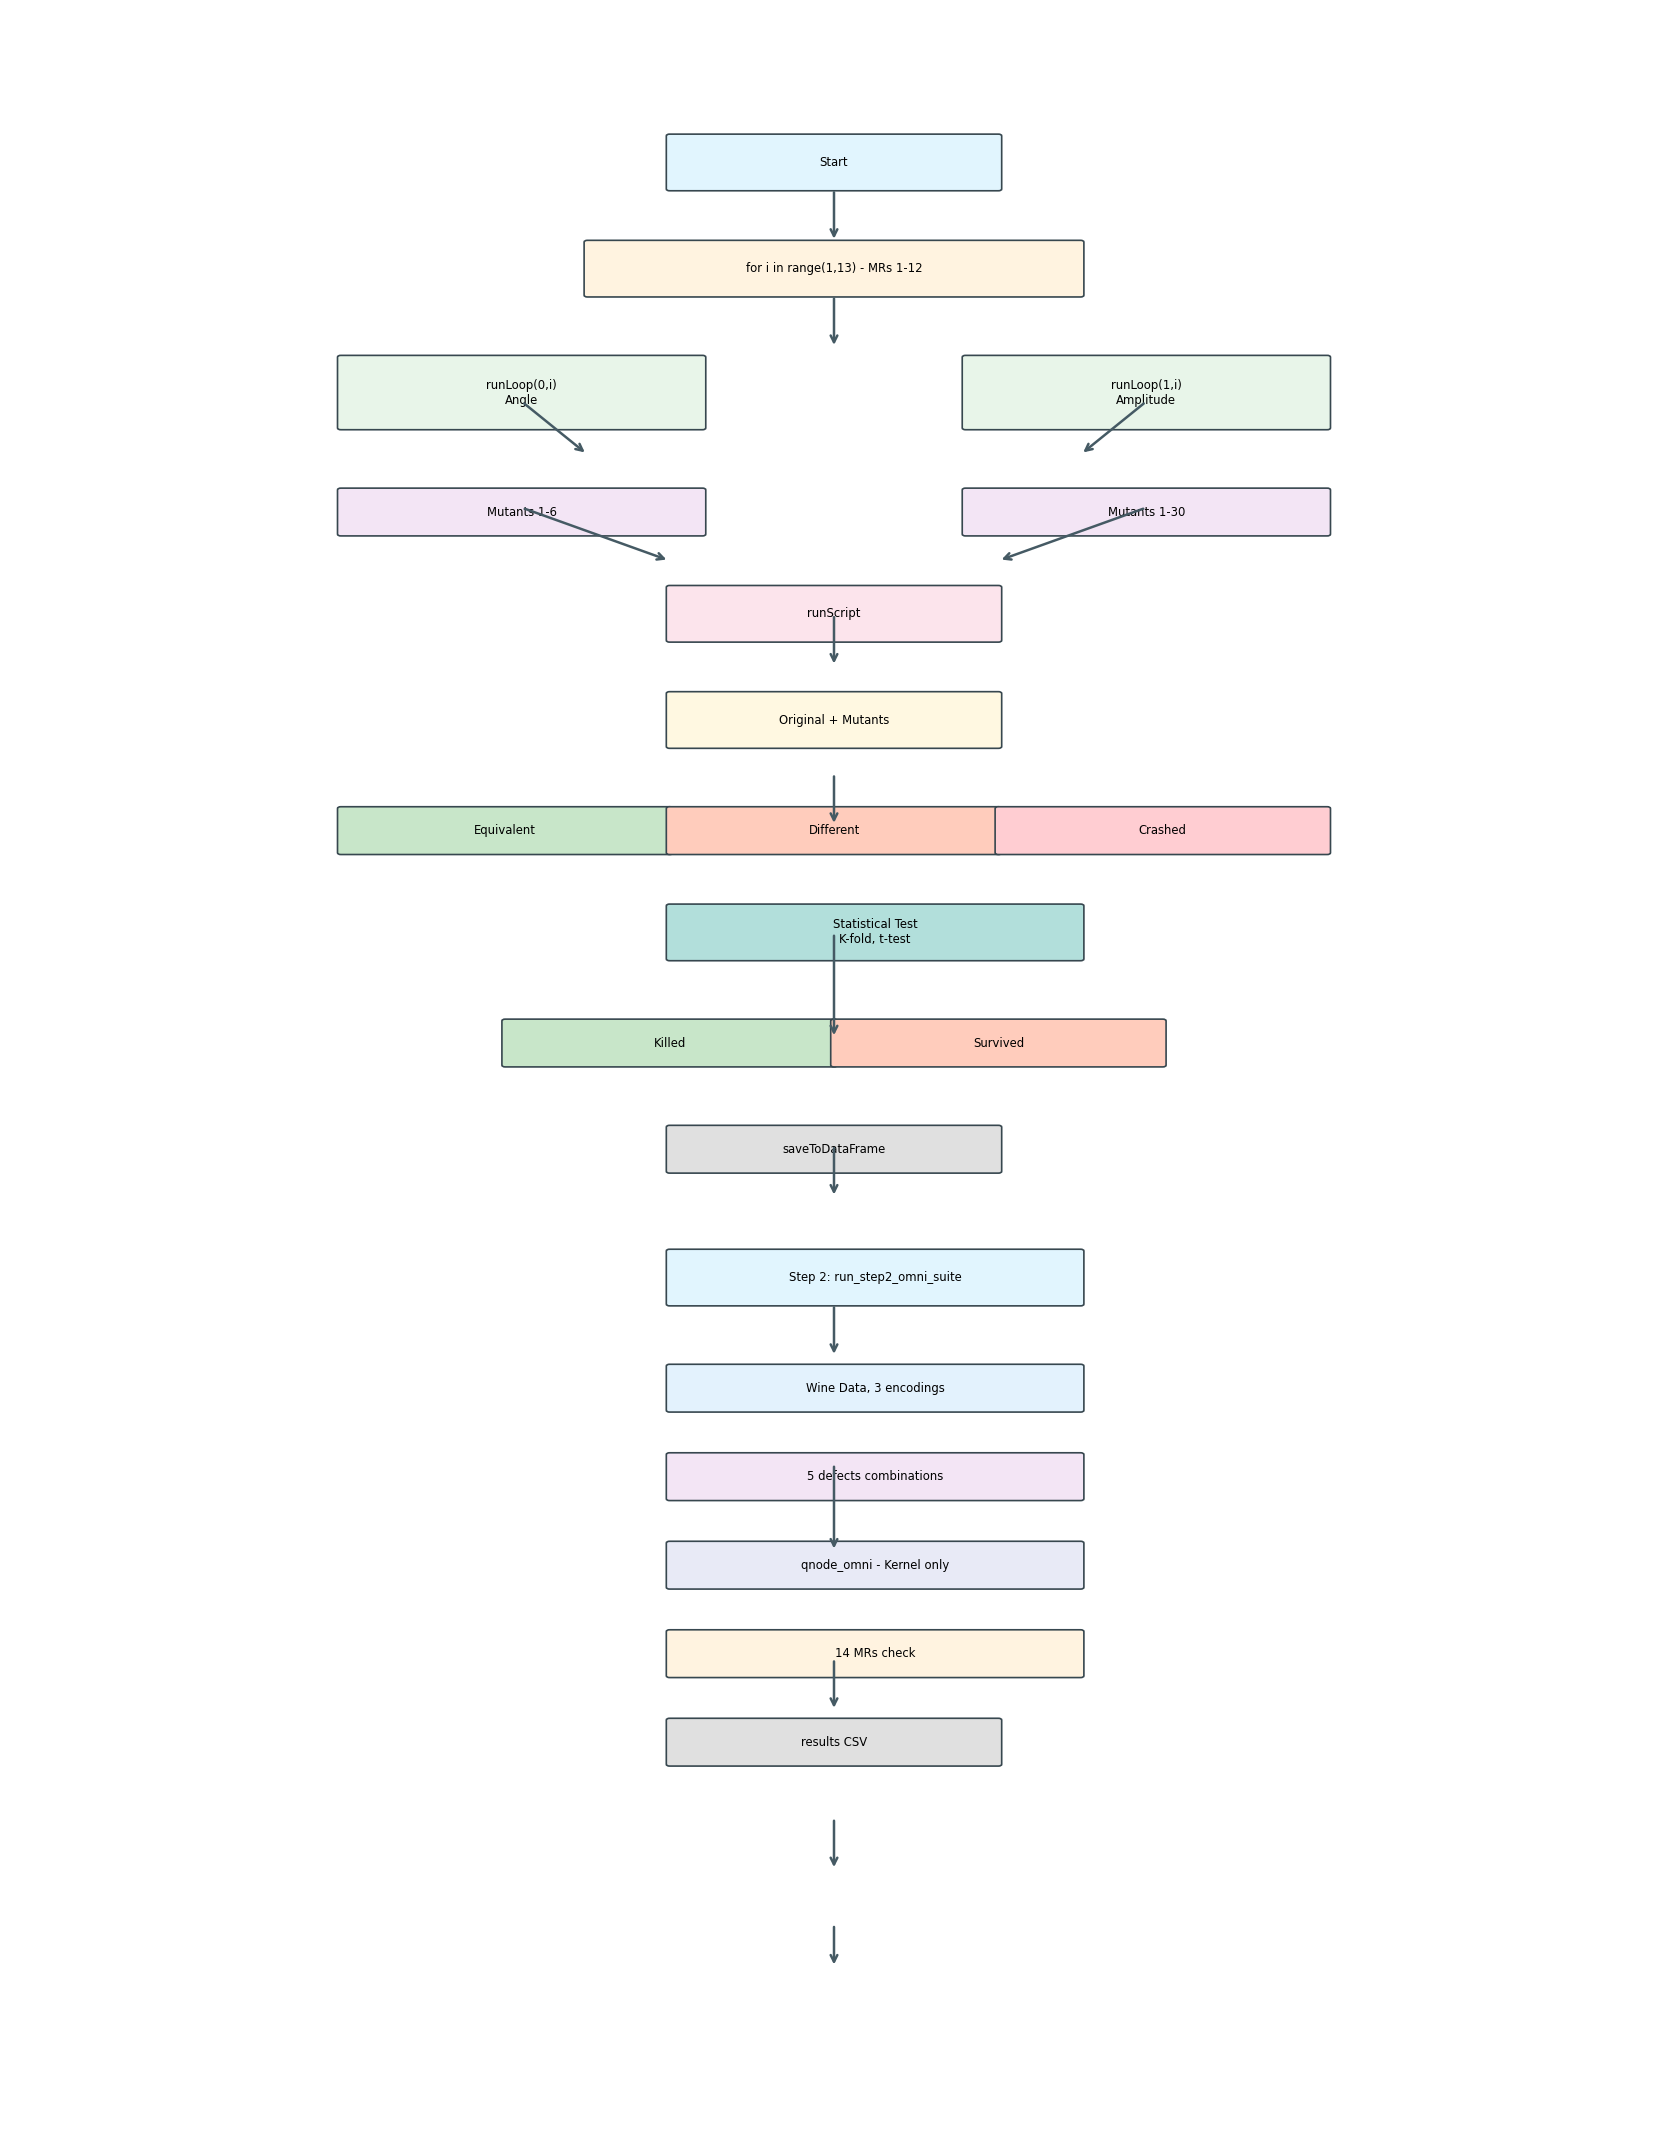

Recreate this plot in Python.
#!/usr/bin/env python3
"""
Generate a visual flowchart of the QSVM Structure Testing process.
Produces: test_process_diagram.png (or .svg) and test_process_diagram.md (Mermaid).

Run: python test_process_diagram.py
View Mermaid: Open test_process_diagram.md in VS Code or paste at https://mermaid.live
"""

import os
import sys

# Try graphviz first (best quality), then matplotlib (fallback), else just Mermaid
USE_GRAPHVIZ = False
USE_MATPLOTLIB = False

try:
    import graphviz
    USE_GRAPHVIZ = True
except ImportError:
    pass

if not USE_GRAPHVIZ:
    try:
        import matplotlib.pyplot as plt
        import matplotlib.patches as mpatches
        from matplotlib.patches import FancyBboxPatch, FancyArrowPatch
        USE_MATPLOTLIB = True
    except ImportError:
        pass


def save_mermaid():
    """Save Mermaid diagram (always works, view at mermaid.live or in VS Code)."""
    mermaid = '''
# QSVM Structure Testing - Visual Process Diagram
Open this file in VS Code (Mermaid extension) or paste the code block at https://mermaid.live

```mermaid
flowchart TB
    subgraph MAIN["main.py - Entry"]
        START([Start])
        LOOP["for i in range(1, 13)<br/>MRs 1-12"]
    end

    subgraph MRFLAGS["MR-Specific Flags"]
        MR6["MR6: addQuantumRegister"]
        MR7["MR7: injectNullEffect"]
        MR8["MR8: injectParameter"]
        MR9["MR9: changeDevice"]
        MR10["MR10: changeOptimization"]
        MR11["MR11: reverseWires"]
        MR12["MR12: reverseQubitsMult"]
    end

    subgraph STEP1["STEP 1: Mutation Testing"]
        R0["runLoopThroughAllTests(0, i)"]
        R1["runLoopThroughAllTests(1, i)"]
        
        subgraph AMP["Amplitude Embedding"]
            A_MUT["Mutants 1-10<br/>(Sept-style)"]
        end
        
        subgraph ANGLE["Angle Embedding"]
            B_MUT["Mutants 11-30<br/>(Sept-style)"]
        end
        
        RUN["runScript(mrNumber, mrValue)"]
        ORIG["Run Original (mutant 0)"]
        MUT["For each mutant: Load & run"]
        
        subgraph CLASS["Classify Result"]
            EQ["Equivalent<br/>score unchanged"]
            DIFF["Different score"]
            CRASH["Crashed"]
        end
        
        STAT["Statistical Test<br/>MainStatisticalClass.runTest<br/>K-fold, t-test"]
        KILL["Killed: p < 0.05"]
        SURV["Survived: p >= 0.05"]
        SAVE["saveToDataFrame"]
    end

    subgraph STEP2["STEP 2: Kernel Testing"]
        OMNI["run_step2_kernel_test()"]
        DATA["Load Wine → PCA → 3 encodings<br/>basis, angle, amplitude"]
        DEFECTS["5 defects: superposition, entanglement<br/>gate_error, swap_topology, param_noise"]
        MUTATOR["AutoMutator.apply_feature_map"]
        QNODE["qnode_omni: K(x1,x2) via FM + adjoint"]
        MRS14["Check 14 Metamorphic Relations"]
        CSV["results_v41_kernel_test.csv"]
    end

    subgraph MANAGERS["Dynamic Loading (per mutant)"]
        FM["FeatureMapManager"]
        QK["QKernelManager"]
        MC["MainClassManager"]
        MSC["MainStatisticalClassManager"]
        DM["DataManager"]
        META["MetamorphicRelationsManager"]
    end

    subgraph MUTANTS["30 Mutants by Subsystem"]
        FM_M["1-6,11-13,16,20,22-30: Feature Map"]
        QK_M["7-10: Quantum Kernel"]
        MC_M["14,17: MainClass"]
        MSC_M["18,21: Statistical"]
        DM_M["15: Data"]
        META_M["19: Metamorphic"]
    end

    START --> LOOP
    LOOP --> MRFLAGS
    MRFLAGS --> R0
    MRFLAGS --> R1
    R0 --> A_MUT
    R1 --> B_MUT
    A_MUT --> RUN
    B_MUT --> RUN
    RUN --> ORIG
    ORIG --> MUT
    MUT --> CLASS
    CLASS --> EQ
    CLASS --> DIFF
    CLASS --> CRASH
    DIFF --> STAT
    STAT --> KILL
    STAT --> SURV
    EQ --> SAVE
    KILL --> SAVE
    SURV --> SAVE
    CRASH --> SAVE
    SAVE --> LOOP
    LOOP --> OMNI
    OMNI --> DATA
    DATA --> DEFECTS
    DEFECTS --> MUTATOR
    MUTATOR --> QNODE
    QNODE --> MRS14
    MRS14 --> CSV
    MUT -.-> MANAGERS
    MANAGERS -.-> MUTANTS
```
'''
    out_path = os.path.join(os.path.dirname(__file__), "test_process_diagram.md")
    with open(out_path, "w") as f:
        f.write(mermaid)
    print(f"  Mermaid saved: {out_path}")
    return out_path


def build_graphviz_diagram():
    """Build diagram using graphviz."""
    dot = graphviz.Digraph(comment="QSVM Test Process", format="png")
    dot.attr(rankdir="TB", splines="ortho", nodesep="0.4", ranksep="0.5")
    dot.attr("node", shape="box", style="rounded,filled", fontname="Helvetica")
    dot.attr("edge", fontname="Helvetica")

    # Main flow
    dot.node("start", "Start", fillcolor="#e1f5fe")
    dot.node("loop", "for i in range(1, 13)\nMRs 1-12", fillcolor="#fff3e0")
    dot.node("r0", "runLoop(0,i)\nAmplitude", fillcolor="#e8f5e9")
    dot.node("r1", "runLoop(1,i)\nAngle", fillcolor="#e8f5e9")
    dot.node("ang", "Mutants 1-10", fillcolor="#f3e5f5")
    dot.node("amp", "Mutants 11-30", fillcolor="#f3e5f5")
    dot.node("run", "runScript", fillcolor="#fce4ec")
    dot.node("orig", "Original run\n(mutant 0)", fillcolor="#fff8e1")
    dot.node("mut", "For each mutant:\nLoad & Execute", fillcolor="#fff8e1")
    dot.node("eq", "Equivalent", fillcolor="#c8e6c9")
    dot.node("diff", "Different score", fillcolor="#ffccbc")
    dot.node("stat", "Statistical Test\nt-test, p<0.05", fillcolor="#b2dfdb")
    dot.node("kill", "Killed", fillcolor="#c8e6c9")
    dot.node("surv", "Survived", fillcolor="#ffccbc")
    dot.node("save", "saveToDataFrame", fillcolor="#e0e0e0")
    dot.node("omni", "run_step2_kernel_test", fillcolor="#e1f5fe")
    dot.node("data", "Wine Data\n3 encodings", fillcolor="#e3f2fd")
    dot.node("defects", "5 defects\ncombinations", fillcolor="#f3e5f5")
    dot.node("qnode", "qnode_omni\nKernel only", fillcolor="#e8eaf6")
    dot.node("mr14", "14 MRs check", fillcolor="#fff3e0")
    dot.node("csv", "results CSV", fillcolor="#e0e0e0")

    dot.edge("start", "loop")
    dot.edge("loop", "r0")
    dot.edge("loop", "r1")
    dot.edge("r0", "ang")
    dot.edge("r1", "amp")
    dot.edge("ang", "run")
    dot.edge("amp", "run")
    dot.edge("run", "orig")
    dot.edge("orig", "mut")
    dot.edge("mut", "eq")
    dot.edge("mut", "diff")
    dot.edge("diff", "stat")
    dot.edge("stat", "kill")
    dot.edge("stat", "surv")
    dot.edge("eq", "save")
    dot.edge("kill", "save")
    dot.edge("surv", "save")
    dot.edge("save", "loop")
    dot.edge("loop", "omni")
    dot.edge("omni", "data")
    dot.edge("data", "defects")
    dot.edge("defects", "qnode")
    dot.edge("qnode", "mr14")
    dot.edge("mr14", "csv")

    return dot


def build_matplotlib_diagram():
    """Build diagram using matplotlib."""
    fig, ax = plt.subplots(1, 1, figsize=(14, 18))
    ax.set_xlim(0, 10)
    ax.set_ylim(0, 24)
    ax.axis("off")

    def box(x, y, w, h, text, color="#e3f2fd"):
        p = FancyBboxPatch((x, y), w, h, boxstyle="round,pad=0.02", 
                           facecolor=color, edgecolor="#37474f", linewidth=1)
        ax.add_patch(p)
        ax.text(x + w/2, y + h/2, text, ha="center", va="center", fontsize=7, wrap=True)

    def arrow(x1, y1, x2, y2):
        ax.annotate("", xy=(x2, y2), xytext=(x1, y1),
                    arrowprops=dict(arrowstyle="->", color="#455a64", lw=1.5))

    # Rows from top
    row = 22
    box(4, row, 2, 0.6, "Start", "#e1f5fe")
    row -= 1.2
    box(3.5, row, 3, 0.6, "for i in range(1,13) - MRs 1-12", "#fff3e0")
    row -= 1.5
    box(2, row, 2.2, 0.8, "runLoop(0,i)\nAngle", "#e8f5e9")
    box(5.8, row, 2.2, 0.8, "runLoop(1,i)\nAmplitude", "#e8f5e9")
    row -= 1.2
    box(2, row, 2.2, 0.5, "Mutants 1-6", "#f3e5f5")
    box(5.8, row, 2.2, 0.5, "Mutants 1-30", "#f3e5f5")
    row -= 1.2
    box(4, row, 2, 0.6, "runScript", "#fce4ec")
    row -= 1.2
    box(4, row, 2, 0.6, "Original + Mutants", "#fff8e1")
    row -= 1.2
    box(2, row, 2, 0.5, "Equivalent", "#c8e6c9")
    box(4, row, 2, 0.5, "Different", "#ffccbc")
    box(6, row, 2, 0.5, "Crashed", "#ffcdd2")
    row -= 1.2
    box(4, row, 2.5, 0.6, "Statistical Test\nK-fold, t-test", "#b2dfdb")
    row -= 1.2
    box(3, row, 2, 0.5, "Killed", "#c8e6c9")
    box(5, row, 2, 0.5, "Survived", "#ffccbc")
    row -= 1.2
    box(4, row, 2, 0.5, "saveToDataFrame", "#e0e0e0")
    row -= 1.5
    box(4, row, 2.5, 0.6, "Step 2: Kernel Testing", "#e1f5fe")
    row -= 1.2
    box(4, row, 2.5, 0.5, "Wine Data, 3 encodings", "#e3f2fd")
    row -= 1
    box(4, row, 2.5, 0.5, "5 defects combinations", "#f3e5f5")
    row -= 1
    box(4, row, 2.5, 0.5, "Kernel only", "#e8eaf6")
    row -= 1
    box(4, row, 2.5, 0.5, "14 MRs check", "#fff3e0")
    row -= 1
    box(4, row, 2, 0.5, "results CSV", "#e0e0e0")

    # Arrows
    arrow(5, 22, 5, 21.4)
    arrow(5, 20.8, 5, 20.2)
    arrow(3.1, 19.6, 3.5, 19)
    arrow(6.9, 19.6, 6.5, 19)
    arrow(3.1, 18.4, 4, 17.8)
    arrow(6.9, 18.4, 6, 17.8)
    arrow(5, 17.2, 5, 16.6)
    arrow(5, 15.4, 5, 14.8)
    arrow(5, 13.6, 5, 12.4)
    arrow(5, 11.2, 5, 10.6)
    arrow(5, 9.4, 5, 8.8)
    arrow(5, 7.6, 5, 6.6)
    arrow(5, 5.4, 5, 4.8)
    arrow(5, 3.6, 5, 3)
    arrow(5, 2.4, 5, 1.9)

    plt.tight_layout()
    return fig


def main():
    script_dir = os.path.dirname(os.path.abspath(__file__))
    os.chdir(script_dir)

    print("QSVM Test Process - Diagram Generator")
    print("-" * 40)

    # Always save Mermaid
    save_mermaid()

    # Try graphviz
    if USE_GRAPHVIZ:
        try:
            dot = build_graphviz_diagram()
            out_path = os.path.join(script_dir, "test_process_diagram")
            dot.render(out_path, cleanup=True)
            print(f"  PNG saved: {out_path}.png")
        except Exception as e:
            print(f"  Graphviz render failed: {e}")
            print("  Use test_process_diagram.md with Mermaid instead.")

    # Fallback to matplotlib
    elif USE_MATPLOTLIB:
        try:
            fig = build_matplotlib_diagram()
            out_path = os.path.join(script_dir, "test_process_diagram.png")
            fig.savefig(out_path, dpi=120, bbox_inches="tight")
            plt.close()
            print(f"  PNG saved: {out_path}")
        except Exception as e:
            print(f"  Matplotlib failed: {e}")
            print("  Use test_process_diagram.md with Mermaid instead.")

    else:
        print("  Install graphviz (pip install graphviz) or matplotlib for PNG output.")
        print("  View test_process_diagram.md at https://mermaid.live")

    print("-" * 40)
    print("Done. Open test_process_diagram.md or .png to view.")


if __name__ == "__main__":
    main()
